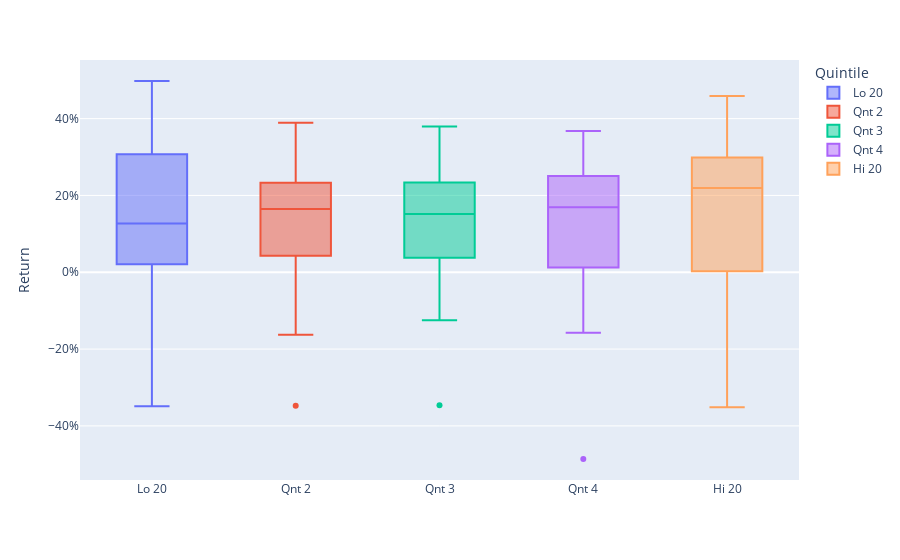

Notebook code for this chart:
### Markdown cell above
# FIGURE (DISTRIBUTIONS)

### Code cell
fig3 = px.box(rets, x="Quintile", y="Return", color="Quintile")
fig3.update_layout(
    xaxis_title="",
    yaxis_title="Return",
    yaxis_tickformat=".0%"
)
fig3.show()

### Figure 1 — Plotly figure (JSON) as saved in the notebook; plotly's stock layout.template omitted (floating-point values rounded to 4 significant figures)
{"data": [{"alignmentgroup": "True", "hovertemplate": "Quintile=%{x}<br>Return=%{y}<extra></extra>", "legendgroup": "Lo 20", "marker": {"color": "#636efa"}, "name": "Lo 20", "notched": false, "offsetgroup": "Lo 20", "orientation": "v", "showlegend": true, "type": "box", "x": ["Lo 20", "Lo 20", "Lo 20", "Lo 20", "Lo 20", "Lo 20", "Lo 20", "Lo 20", "Lo 20", "Lo 20", "Lo 20", "Lo 20", "Lo 20", "Lo 20", "Lo 20", "Lo 20", "Lo 20", "Lo 20", "Lo 20", "Lo 20", "Lo 20", "Lo 20", "Lo 20", "Lo 20", "Lo 20", "Lo 20", "Lo 20", "Lo 20", "Lo 20", "Lo 20", "Lo 20", "Lo 20", "Lo 20", "Lo 20", "Lo 20", "Lo 20", "Lo 20", "Lo 20", "Lo 20", "Lo 20", "Lo 20", "Lo 20", "Lo 20"], "x0": " ", "xaxis": "x", "y": [0.3933, -0.0842, 0.2126, 0.1651, -0.0443, 0.3117, 0.1208, 0.0535, 0.1069, 0.3396, 0.0245, 0.498, 0.0283, -0.0176, 0.0101, 0.3804, 0.2066, 0.2949, 0.4169, 0.286, -0.1456, -0.1591, -0.2443, 0.2667, 0.0753, 0.0332, 0.0928, 0.1378, -0.3491, 0.3396, 0.164, 0.02, 0.1561, 0.345, 0.1267, 0.0616, 0.0639, 0.3161, 0.0073, 0.3685, 0.4174, 0.2396, -0.2786], "y0": " ", "yaxis": "y"}, {"alignmentgroup": "True", "hovertemplate": "Quintile=%{x}<br>Return=%{y}<extra></extra>", "legendgroup": "Qnt 2", "marker": {"color": "#EF553B"}, "name": "Qnt 2", "notched": false, "offsetgroup": "Qnt 2", "orientation": "v", "showlegend": true, "type": "box", "x": ["Qnt 2", "Qnt 2", "Qnt 2", "Qnt 2", "Qnt 2", "Qnt 2", "Qnt 2", "Qnt 2", "Qnt 2", "Qnt 2", "Qnt 2", "Qnt 2", "Qnt 2", "Qnt 2", "Qnt 2", "Qnt 2", "Qnt 2", "Qnt 2", "Qnt 2", "Qnt 2", "Qnt 2", "Qnt 2", "Qnt 2", "Qnt 2", "Qnt 2", "Qnt 2", "Qnt 2", "Qnt 2", "Qnt 2", "Qnt 2", "Qnt 2", "Qnt 2", "Qnt 2", "Qnt 2", "Qnt 2", "Qnt 2", "Qnt 2", "Qnt 2", "Qnt 2", "Qnt 2", "Qnt 2", "Qnt 2", "Qnt 2"], "x0": " ", "xaxis": "x", "y": [0.3892, -0.0584, 0.1831, 0.1878, 0.0459, 0.3614, 0.1891, 0.0148, 0.19, 0.2364, -0.0432, 0.2475, 0.165, 0.1558, -0.0025, 0.318, 0.2233, 0.2921, 0.0979, 0.1914, 0.0421, -0.0248, -0.1628, 0.3576, 0.1252, 0.0514, 0.1686, 0.1017, -0.3473, 0.2527, 0.179, 0.0662, 0.1466, 0.3326, 0.1263, 0.0049, 0.1115, 0.2027, -0.0205, 0.266, 0.1994, 0.2475, -0.1548], "y0": " ", "yaxis": "y"}, {"alignmentgroup": "True", "hovertemplate": "Quintile=%{x}<br>Return=%{y}<extra></extra>", "legendgroup": "Qnt 3", "marker": {"color": "#00cc96"}, "name": "Qnt 3", "notched": false, "offsetgroup": "Qnt 3", "orientation": "v", "showlegend": true, "type": "box", "x": ["Qnt 3", "Qnt 3", "Qnt 3", "Qnt 3", "Qnt 3", "Qnt 3", "Qnt 3", "Qnt 3", "Qnt 3", "Qnt 3", "Qnt 3", "Qnt 3", "Qnt 3", "Qnt 3", "Qnt 3", "Qnt 3", "Qnt 3", "Qnt 3", "Qnt 3", "Qnt 3", "Qnt 3", "Qnt 3", "Qnt 3", "Qnt 3", "Qnt 3", "Qnt 3", "Qnt 3", "Qnt 3", "Qnt 3", "Qnt 3", "Qnt 3", "Qnt 3", "Qnt 3", "Qnt 3", "Qnt 3", "Qnt 3", "Qnt 3", "Qnt 3", "Qnt 3", "Qnt 3", "Qnt 3", "Qnt 3", "Qnt 3"], "x0": " ", "xaxis": "x", "y": [0.3793, -0.0997, 0.209, 0.2685, 0.0417, 0.3318, 0.1517, -0.0014, 0.1783, 0.2853, -0.0679, 0.2206, 0.0844, 0.1787, 0.0307, 0.3723, 0.2378, 0.3558, 0.078, 0.0363, 0.1402, 0.0637, -0.1088, 0.3746, 0.1766, 0.0966, 0.1978, 0.0037, -0.3462, 0.2389, 0.2191, 0.0456, 0.1196, 0.3265, 0.1348, -0.0012, 0.2038, 0.1599, -0.0933, 0.302, 0.0788, 0.208, -0.1251], "y0": " ", "yaxis": "y"}, {"alignmentgroup": "True", "hovertemplate": "Quintile=%{x}<br>Return=%{y}<extra></extra>", "legendgroup": "Qnt 4", "marker": {"color": "#ab63fa"}, "name": "Qnt 4", "notched": false, "offsetgroup": "Qnt 4", "orientation": "v", "showlegend": true, "type": "box", "x": ["Qnt 4", "Qnt 4", "Qnt 4", "Qnt 4", "Qnt 4", "Qnt 4", "Qnt 4", "Qnt 4", "Qnt 4", "Qnt 4", "Qnt 4", "Qnt 4", "Qnt 4", "Qnt 4", "Qnt 4", "Qnt 4", "Qnt 4", "Qnt 4", "Qnt 4", "Qnt 4", "Qnt 4", "Qnt 4", "Qnt 4", "Qnt 4", "Qnt 4", "Qnt 4", "Qnt 4", "Qnt 4", "Qnt 4", "Qnt 4", "Qnt 4", "Qnt 4", "Qnt 4", "Qnt 4", "Qnt 4", "Qnt 4", "Qnt 4", "Qnt 4", "Qnt 4", "Qnt 4", "Qnt 4", "Qnt 4", "Qnt 4"], "x0": " ", "xaxis": "x", "y": [0.1919, 0.0844, 0.2562, 0.2676, 0.0754, 0.3006, 0.1874, 0.0267, 0.223, 0.302, -0.1577, 0.3547, 0.1884, 0.1694, -0.0376, 0.3513, 0.2334, 0.3677, 0.1547, 0.0076, 0.2802, -0.0204, -0.1342, 0.3083, 0.1455, 0.0978, 0.2048, -0.0478, -0.4862, 0.1923, 0.1257, 0.0022, 0.2012, 0.3583, 0.0695, -0.0592, 0.2158, 0.152, -0.1167, 0.2154, -0.1007, 0.3156, 0.0366], "y0": " ", "yaxis": "y"}, {"alignmentgroup": "True", "hovertemplate": "Quintile=%{x}<br>Return=%{y}<extra></extra>", "legendgroup": "Hi 20", "marker": {"color": "#FFA15A"}, "name": "Hi 20", "notched": false, "offsetgroup": "Hi 20", "orientation": "v", "showlegend": true, "type": "box", "x": ["Hi 20", "Hi 20", "Hi 20", "Hi 20", "Hi 20", "Hi 20", "Hi 20", "Hi 20", "Hi 20", "Hi 20", "Hi 20", "Hi 20", "Hi 20", "Hi 20", "Hi 20", "Hi 20", "Hi 20", "Hi 20", "Hi 20", "Hi 20", "Hi 20", "Hi 20", "Hi 20", "Hi 20", "Hi 20", "Hi 20", "Hi 20", "Hi 20", "Hi 20", "Hi 20", "Hi 20", "Hi 20", "Hi 20", "Hi 20", "Hi 20", "Hi 20", "Hi 20", "Hi 20", "Hi 20", "Hi 20", "Hi 20", "Hi 20", "Hi 20"], "x0": " ", "xaxis": "x", "y": [0.1807, 0.1743, 0.3249, 0.3355, 0.1912, 0.329, 0.2381, -0.0099, 0.2926, 0.2869, -0.1668, 0.2964, 0.3106, 0.25, -0.0405, 0.4588, 0.2323, 0.3461, 0.1029, 0.0413, 0.2192, 0.1688, -0.2985, 0.4447, 0.26, 0.1514, 0.2322, -0.0506, -0.3513, 0.308, 0.1535, -0.18, 0.2996, 0.4415, 0.1096, -0.0846, 0.2444, 0.1642, -0.1842, 0.2726, -0.0164, 0.4081, -0.0147], "y0": " ", "yaxis": "y"}], "layout": {"boxmode": "overlay", "legend": {"title": {"text": "Quintile"}, "tracegroupgap": 0}, "margin": {"t": 60}, "xaxis": {"anchor": "y", "categoryarray": ["Lo 20", "Qnt 2", "Qnt 3", "Qnt 4", "Hi 20"], "categoryorder": "array", "domain": [0, 1], "title": {"text": ""}}, "yaxis": {"anchor": "x", "domain": [0, 1], "tickformat": ".0%", "title": {"text": "Return"}}}}
